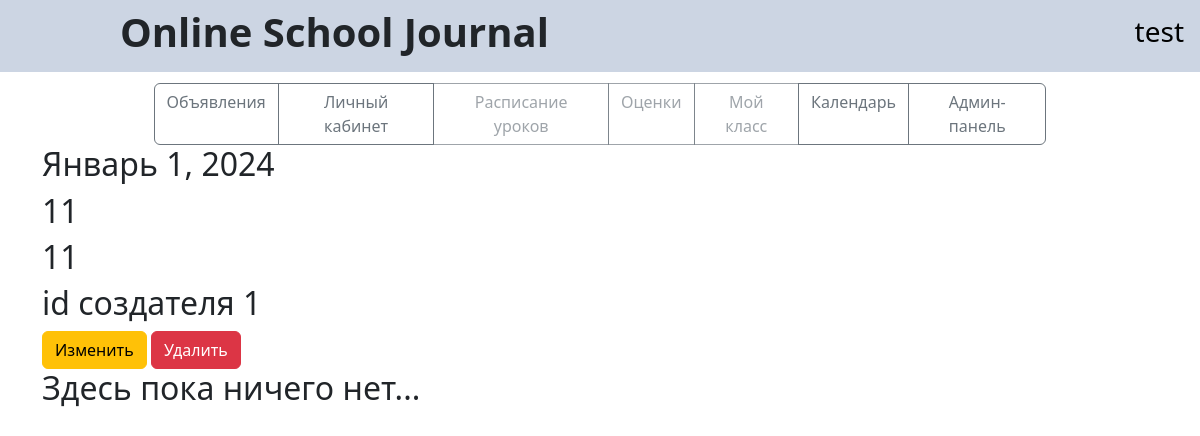
/calendar/events/Январь/1 (signed in), run on an earlier commit of the app's database.
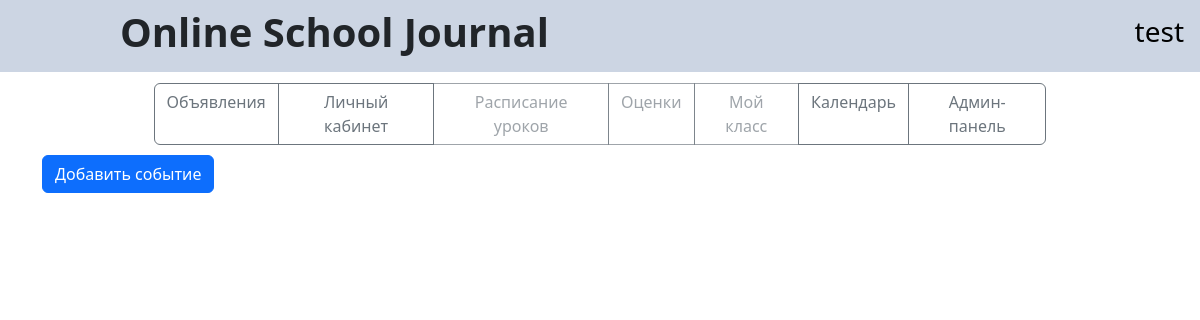
And on a later commit of the database.
### data/events_forming.py (models this page shows)
class Events(SqlAlchemyBase):
    __tablename__ = 'events'
    id = sqlalchemy.Column(sqlalchemy.Integer,
                           primary_key=True, autoincrement=True)
    owner_id = sqlalchemy.Column(sqlalchemy.Integer,
                                 sqlalchemy.ForeignKey("users.id"))
    month = sqlalchemy.Column(sqlalchemy.String, nullable=True)
    day = sqlalchemy.Column(sqlalchemy.String, nullable=True)
    year = sqlalchemy.Column(sqlalchemy.String, nullable=True)
    name = sqlalchemy.Column(sqlalchemy.String, nullable=True)
    discription = sqlalchemy.Column(sqlalchemy.String, nullable=True)
    user = orm.relationship("User")

### main.py (the view)
@app.route("/calendar/events/<month>/<day>", methods=['GET', 'POST'])
@login_required
def get_event(month, day):
    if current_user.is_authenticated:
        db_sess = db_session.create_session()
        events = db_sess.query(Events).filter(Events.month == month, Events.day == day).first()
        print(events)
        return render_template("check.html", current_user=current_user, events=events, month=month, day=day)
    return redirect("/login")

### data/db_session.py (called while the page is built)
def create_session() -> Session:
    global __factory
    return __factory()

### main.py (called while the page is built)
@login_manager.user_loader
def load_user(user_id):
    db_sess = db_session.create_session()
    return db_sess.get(User, user_id)

### templates/check.html
{% extends "main.html" %}
{% block content %}
{% if events %}
<h2>{{events.month}} {{events.day}}, 2024</h2>
<h2>{{events.name}}</h2>
<h2>{{events.discription}}</h2>
<h2>id создателя {{events.owner_id}}</h2>
{% endif %}
{% if current_user.is_authenticated and current_user.id == events.owner_id or current_user.role == "admin" and events%}
<div>
    <a href="/calendar/events/edit/{{ events.month }}/{{ events.day }}" class="btn btn-warning">
        Изменить
    </a>
    <a href="/calendar/events/delete/{{ events.month }}/{{ events.day }}" class="btn btn-danger">
        Удалить
    </a>
</div>
     {% endif %}
{% if not events and current_user.role == "admin"%}
<a class="btn btn-primary" href="/calendar/events/add/{{ month }}/{{ day }}" role="button" style="margin-top: 10px">Добавить событие</a>
{% else %}
<h2>Здесь пока ничего нет...</h2>
{% endif %}
{% endblock %}

What changed in the data, as far as the page shows it:
removed Events: month "Январь", day "1", name "11", discription "11", owner_id "1"
Also different on the page:
text no longer shown: ", 2024 id создателя Изменить Удалить Здесь пока ничего нет..."
text now shown: "Добавить событие"
